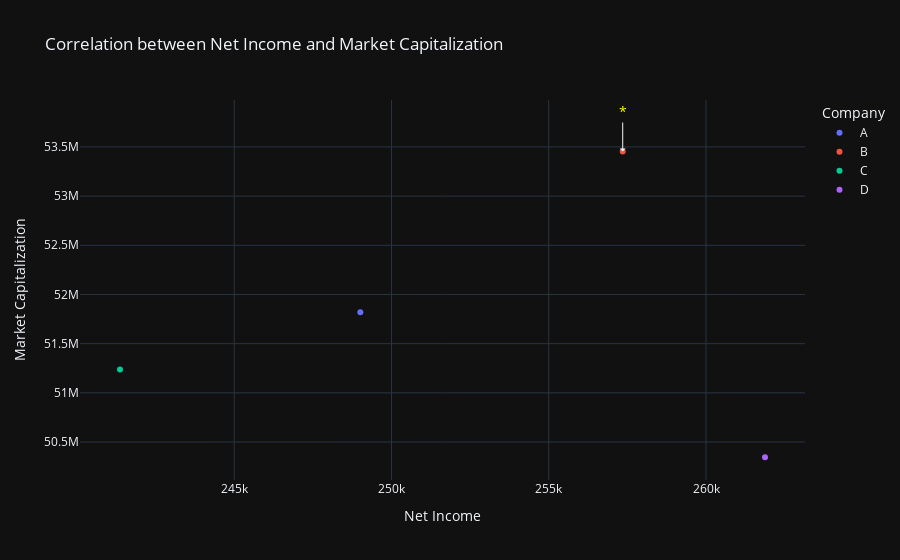

Notebook cell for this chart:
### Code cell
# Create scatter plot to visualize correlation
fig = px.scatter(correlation_data, x='NetIncome', y='MarketCap', color=correlation_data.index,
                 title='Correlation between Net Income and Market Capitalization')
fig.update_layout(xaxis_title='Net Income', yaxis_title='Market Capitalization', template='plotly_dark')

# Highlight the company with the highest net income
highlight_point = correlation_data.loc[highest_net_income_company]
fig.add_annotation(x=highlight_point['NetIncome'], y=highlight_point['MarketCap'], text='*',
                   showarrow=True, arrowhead=1, ax=0, ay=-40, font=dict(color='yellow', size=14))

fig.show()

### Figure 1 — Plotly figure (JSON) as saved in the notebook; plotly's stock layout.template omitted (floating-point values rounded to 4 significant figures)
{"data": [{"hovertemplate": "Company=A<br>NetIncome=%{x}<br>MarketCap=%{y}<extra></extra>", "legendgroup": "A", "marker": {"color": "#636efa", "symbol": "circle"}, "mode": "markers", "name": "A", "orientation": "v", "showlegend": true, "type": "scatter", "x": [249000.0], "xaxis": "x", "y": [51820000.0], "yaxis": "y"}, {"hovertemplate": "Company=B<br>NetIncome=%{x}<br>MarketCap=%{y}<extra></extra>", "legendgroup": "B", "marker": {"color": "#EF553B", "symbol": "circle"}, "mode": "markers", "name": "B", "orientation": "v", "showlegend": true, "type": "scatter", "x": [257400.0], "xaxis": "x", "y": [53450000.0], "yaxis": "y"}, {"hovertemplate": "Company=C<br>NetIncome=%{x}<br>MarketCap=%{y}<extra></extra>", "legendgroup": "C", "marker": {"color": "#00cc96", "symbol": "circle"}, "mode": "markers", "name": "C", "orientation": "v", "showlegend": true, "type": "scatter", "x": [241400.0], "xaxis": "x", "y": [51240000.0], "yaxis": "y"}, {"hovertemplate": "Company=D<br>NetIncome=%{x}<br>MarketCap=%{y}<extra></extra>", "legendgroup": "D", "marker": {"color": "#ab63fa", "symbol": "circle"}, "mode": "markers", "name": "D", "orientation": "v", "showlegend": true, "type": "scatter", "x": [261900.0], "xaxis": "x", "y": [50350000.0], "yaxis": "y"}], "layout": {"annotations": [{"arrowhead": 1, "ax": 0, "ay": -40, "font": {"color": "yellow", "size": 14}, "showarrow": true, "text": "*", "x": 257400.0, "y": 53450000.0}], "legend": {"title": {"text": "Company"}, "tracegroupgap": 0}, "title": {"text": "Correlation between Net Income and Market Capitalization"}, "xaxis": {"anchor": "y", "domain": [0, 1], "title": {"text": "Net Income"}}, "yaxis": {"anchor": "x", "domain": [0, 1], "title": {"text": "Market Capitalization"}}}}
